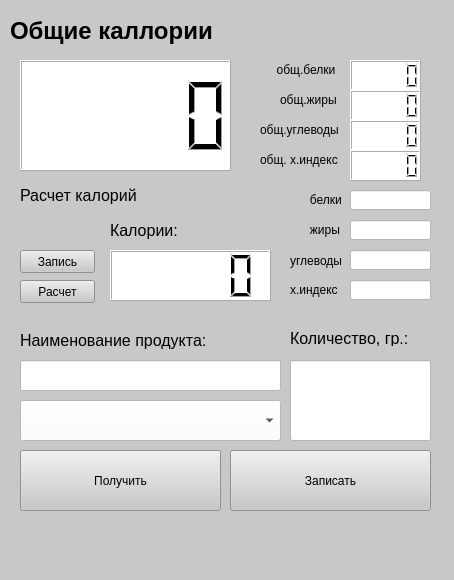
<?xml version="1.0" encoding="UTF-8"?>
<ui version="4.0">
 <class>MainWindow</class>
 <widget class="QMainWindow" name="MainWindow">
  <property name="geometry">
   <rect>
    <x>0</x>
    <y>0</y>
    <width>454</width>
    <height>580</height>
   </rect>
  </property>
  <property name="windowTitle">
   <string>MainWindow</string>
  </property>
  <property name="autoFillBackground">
   <bool>false</bool>
  </property>
  <property name="styleSheet">
   <string notr="true">background-color:rgb(200, 200, 200)</string>
  </property>
  <widget class="QWidget" name="centralwidget">
   <widget class="QPushButton" name="pushButton">
    <property name="geometry">
     <rect>
      <x>20</x>
      <y>450</y>
      <width>201</width>
      <height>61</height>
     </rect>
    </property>
    <property name="styleSheet">
     <string notr="true">
color:rgbrgb(0, 0, 0)</string>
    </property>
    <property name="text">
     <string>Получить</string>
    </property>
   </widget>
   <widget class="QPushButton" name="pushButton_2">
    <property name="geometry">
     <rect>
      <x>230</x>
      <y>450</y>
      <width>201</width>
      <height>61</height>
     </rect>
    </property>
    <property name="styleSheet">
     <string notr="true">
color:rgbrgb(0, 0, 0)</string>
    </property>
    <property name="text">
     <string>Записать</string>
    </property>
   </widget>
   <widget class="QLCDNumber" name="lcdNumber">
    <property name="geometry">
     <rect>
      <x>110</x>
      <y>250</y>
      <width>161</width>
      <height>51</height>
     </rect>
    </property>
    <property name="styleSheet">
     <string notr="true">
background-color:rgb(255, 255, 255)</string>
    </property>
   </widget>
   <widget class="QLineEdit" name="lineEdit">
    <property name="geometry">
     <rect>
      <x>20</x>
      <y>360</y>
      <width>261</width>
      <height>31</height>
     </rect>
    </property>
    <property name="font">
     <font>
      <family>Arial</family>
      <pointsize>10</pointsize>
      <weight>50</weight>
      <bold>false</bold>
     </font>
    </property>
    <property name="styleSheet">
     <string notr="true">background-color:rgb(255, 255, 255)</string>
    </property>
    <property name="text">
     <string/>
    </property>
   </widget>
   <widget class="QLineEdit" name="lineEdit_2">
    <property name="geometry">
     <rect>
      <x>290</x>
      <y>360</y>
      <width>141</width>
      <height>81</height>
     </rect>
    </property>
    <property name="font">
     <font>
      <pointsize>16</pointsize>
      <weight>75</weight>
      <bold>true</bold>
     </font>
    </property>
    <property name="styleSheet">
     <string notr="true">
background-color:rgb(255, 255, 255)</string>
    </property>
   </widget>
   <widget class="QLabel" name="label">
    <property name="geometry">
     <rect>
      <x>290</x>
      <y>330</y>
      <width>131</width>
      <height>16</height>
     </rect>
    </property>
    <property name="font">
     <font>
      <family>Arial</family>
      <pointsize>12</pointsize>
      <weight>50</weight>
      <bold>false</bold>
     </font>
    </property>
    <property name="styleSheet">
     <string notr="true">
color:rgbrgb(0, 0, 0)</string>
    </property>
    <property name="text">
     <string>Количество, гр.:</string>
    </property>
   </widget>
   <widget class="QLabel" name="label_2">
    <property name="geometry">
     <rect>
      <x>20</x>
      <y>330</y>
      <width>211</width>
      <height>21</height>
     </rect>
    </property>
    <property name="font">
     <font>
      <family>Arial</family>
      <pointsize>12</pointsize>
      <weight>50</weight>
      <bold>false</bold>
     </font>
    </property>
    <property name="styleSheet">
     <string notr="true">
color:rgbrgb(0, 0, 0)</string>
    </property>
    <property name="text">
     <string>Наименование продукта:</string>
    </property>
   </widget>
   <widget class="QPushButton" name="pushButton_3">
    <property name="geometry">
     <rect>
      <x>20</x>
      <y>250</y>
      <width>75</width>
      <height>23</height>
     </rect>
    </property>
    <property name="styleSheet">
     <string notr="true">
color:rgbrgb(0, 0, 0)</string>
    </property>
    <property name="text">
     <string>Запись</string>
    </property>
   </widget>
   <widget class="QPushButton" name="pushButton_4">
    <property name="geometry">
     <rect>
      <x>20</x>
      <y>280</y>
      <width>75</width>
      <height>23</height>
     </rect>
    </property>
    <property name="styleSheet">
     <string notr="true">
color:rgbrgb(0, 0, 0)</string>
    </property>
    <property name="text">
     <string>Расчет</string>
    </property>
   </widget>
   <widget class="QLabel" name="label_3">
    <property name="geometry">
     <rect>
      <x>20</x>
      <y>170</y>
      <width>151</width>
      <height>51</height>
     </rect>
    </property>
    <property name="font">
     <font>
      <family>Arial</family>
      <pointsize>12</pointsize>
      <weight>50</weight>
      <bold>false</bold>
     </font>
    </property>
    <property name="styleSheet">
     <string notr="true">
color:rgbrgb(0, 0, 0)</string>
    </property>
    <property name="text">
     <string>Расчет калорий</string>
    </property>
   </widget>
   <widget class="QLCDNumber" name="lcdNumber_2">
    <property name="geometry">
     <rect>
      <x>20</x>
      <y>60</y>
      <width>211</width>
      <height>111</height>
     </rect>
    </property>
    <property name="styleSheet">
     <string notr="true">
background-color:rgb(255, 255, 255)</string>
    </property>
   </widget>
   <widget class="QLabel" name="label_4">
    <property name="geometry">
     <rect>
      <x>10</x>
      <y>10</y>
      <width>231</width>
      <height>41</height>
     </rect>
    </property>
    <property name="font">
     <font>
      <pointsize>18</pointsize>
      <weight>75</weight>
      <bold>true</bold>
     </font>
    </property>
    <property name="styleSheet">
     <string notr="true">
color:rgbrgb(0, 0, 0)</string>
    </property>
    <property name="text">
     <string>Общие каллории</string>
    </property>
   </widget>
   <widget class="QLabel" name="label_5">
    <property name="geometry">
     <rect>
      <x>300</x>
      <y>190</y>
      <width>41</width>
      <height>20</height>
     </rect>
    </property>
    <property name="styleSheet">
     <string notr="true">
color:rgbrgb(0, 0, 0)</string>
    </property>
    <property name="text">
     <string>   белки</string>
    </property>
   </widget>
   <widget class="QLabel" name="label_6">
    <property name="geometry">
     <rect>
      <x>290</x>
      <y>220</y>
      <width>51</width>
      <height>20</height>
     </rect>
    </property>
    <property name="styleSheet">
     <string notr="true">
color:rgbrgb(0, 0, 0)</string>
    </property>
    <property name="text">
     <string>      жиры</string>
    </property>
   </widget>
   <widget class="QLabel" name="label_7">
    <property name="geometry">
     <rect>
      <x>290</x>
      <y>250</y>
      <width>51</width>
      <height>21</height>
     </rect>
    </property>
    <property name="styleSheet">
     <string notr="true">
color:rgbrgb(0, 0, 0)</string>
    </property>
    <property name="text">
     <string>углеводы</string>
    </property>
   </widget>
   <widget class="QLabel" name="label_8">
    <property name="geometry">
     <rect>
      <x>290</x>
      <y>280</y>
      <width>51</width>
      <height>20</height>
     </rect>
    </property>
    <property name="styleSheet">
     <string notr="true">
color:rgbrgb(0, 0, 0)</string>
    </property>
    <property name="text">
     <string>х.индекс</string>
    </property>
   </widget>
   <widget class="QLCDNumber" name="lcdNumber_7">
    <property name="geometry">
     <rect>
      <x>350</x>
      <y>60</y>
      <width>71</width>
      <height>31</height>
     </rect>
    </property>
    <property name="styleSheet">
     <string notr="true">
background-color:rgb(255, 255, 255)</string>
    </property>
   </widget>
   <widget class="QLCDNumber" name="lcdNumber_8">
    <property name="geometry">
     <rect>
      <x>350</x>
      <y>90</y>
      <width>71</width>
      <height>31</height>
     </rect>
    </property>
    <property name="styleSheet">
     <string notr="true">
background-color:rgb(255, 255, 255)</string>
    </property>
   </widget>
   <widget class="QLCDNumber" name="lcdNumber_9">
    <property name="geometry">
     <rect>
      <x>350</x>
      <y>120</y>
      <width>71</width>
      <height>31</height>
     </rect>
    </property>
    <property name="styleSheet">
     <string notr="true">
background-color:rgb(255, 255, 255)</string>
    </property>
   </widget>
   <widget class="QLCDNumber" name="lcdNumber_10">
    <property name="geometry">
     <rect>
      <x>350</x>
      <y>150</y>
      <width>71</width>
      <height>31</height>
     </rect>
    </property>
    <property name="styleSheet">
     <string notr="true">
background-color:rgb(255, 255, 255)</string>
    </property>
   </widget>
   <widget class="QLabel" name="label_9">
    <property name="geometry">
     <rect>
      <x>270</x>
      <y>60</y>
      <width>71</width>
      <height>20</height>
     </rect>
    </property>
    <property name="styleSheet">
     <string notr="true">
color:rgbrgb(0, 0, 0)</string>
    </property>
    <property name="text">
     <string>  общ.белки</string>
    </property>
   </widget>
   <widget class="QLabel" name="label_10">
    <property name="geometry">
     <rect>
      <x>280</x>
      <y>90</y>
      <width>61</width>
      <height>20</height>
     </rect>
    </property>
    <property name="styleSheet">
     <string notr="true">
color:rgbrgb(0, 0, 0)</string>
    </property>
    <property name="text">
     <string>общ.жиры</string>
    </property>
   </widget>
   <widget class="QLabel" name="label_11">
    <property name="geometry">
     <rect>
      <x>260</x>
      <y>120</y>
      <width>81</width>
      <height>20</height>
     </rect>
    </property>
    <property name="styleSheet">
     <string notr="true">
color:rgbrgb(0, 0, 0)</string>
    </property>
    <property name="text">
     <string>общ.углеводы</string>
    </property>
   </widget>
   <widget class="QLabel" name="label_12">
    <property name="geometry">
     <rect>
      <x>260</x>
      <y>150</y>
      <width>81</width>
      <height>20</height>
     </rect>
    </property>
    <property name="styleSheet">
     <string notr="true">
color:rgbrgb(0, 0, 0)</string>
    </property>
    <property name="text">
     <string>общ. х.индекс</string>
    </property>
   </widget>
   <widget class="QLineEdit" name="lineEdit_3">
    <property name="geometry">
     <rect>
      <x>350</x>
      <y>190</y>
      <width>81</width>
      <height>20</height>
     </rect>
    </property>
    <property name="styleSheet">
     <string notr="true">
background-color:rgb(255, 255, 255)</string>
    </property>
   </widget>
   <widget class="QLineEdit" name="lineEdit_4">
    <property name="geometry">
     <rect>
      <x>350</x>
      <y>220</y>
      <width>81</width>
      <height>20</height>
     </rect>
    </property>
    <property name="styleSheet">
     <string notr="true">
background-color:rgb(255, 255, 255)</string>
    </property>
   </widget>
   <widget class="QLineEdit" name="lineEdit_5">
    <property name="geometry">
     <rect>
      <x>350</x>
      <y>250</y>
      <width>81</width>
      <height>20</height>
     </rect>
    </property>
    <property name="styleSheet">
     <string notr="true">
background-color:rgb(255, 255, 255)</string>
    </property>
   </widget>
   <widget class="QLineEdit" name="lineEdit_6">
    <property name="geometry">
     <rect>
      <x>350</x>
      <y>280</y>
      <width>81</width>
      <height>20</height>
     </rect>
    </property>
    <property name="styleSheet">
     <string notr="true">
background-color:rgb(255, 255, 255)</string>
    </property>
   </widget>
   <widget class="QLabel" name="label_13">
    <property name="geometry">
     <rect>
      <x>110</x>
      <y>220</y>
      <width>81</width>
      <height>20</height>
     </rect>
    </property>
    <property name="font">
     <font>
      <family>Arial</family>
      <pointsize>12</pointsize>
      <weight>50</weight>
      <bold>false</bold>
     </font>
    </property>
    <property name="styleSheet">
     <string notr="true">
color:rgbrgb(0, 0, 0)</string>
    </property>
    <property name="text">
     <string>Калории:</string>
    </property>
   </widget>
   <widget class="QComboBox" name="comboBox">
    <property name="geometry">
     <rect>
      <x>20</x>
      <y>400</y>
      <width>261</width>
      <height>41</height>
     </rect>
    </property>
    <property name="font">
     <font>
      <family>Arial</family>
      <pointsize>10</pointsize>
      <weight>50</weight>
      <bold>false</bold>
     </font>
    </property>
    <property name="styleSheet">
     <string notr="true">
background-color:rgb(255, 255, 255)</string>
    </property>
   </widget>
   <widget class="QLabel" name="label_15">
    <property name="geometry">
     <rect>
      <x>450</x>
      <y>90</y>
      <width>61</width>
      <height>20</height>
     </rect>
    </property>
    <property name="text">
     <string/>
    </property>
   </widget>
  </widget>
  <widget class="QMenuBar" name="menubar">
   <property name="geometry">
    <rect>
     <x>0</x>
     <y>0</y>
     <width>454</width>
     <height>21</height>
    </rect>
   </property>
  </widget>
  <widget class="QStatusBar" name="statusbar"/>
 </widget>
 <resources/>
 <connections/>
</ui>
